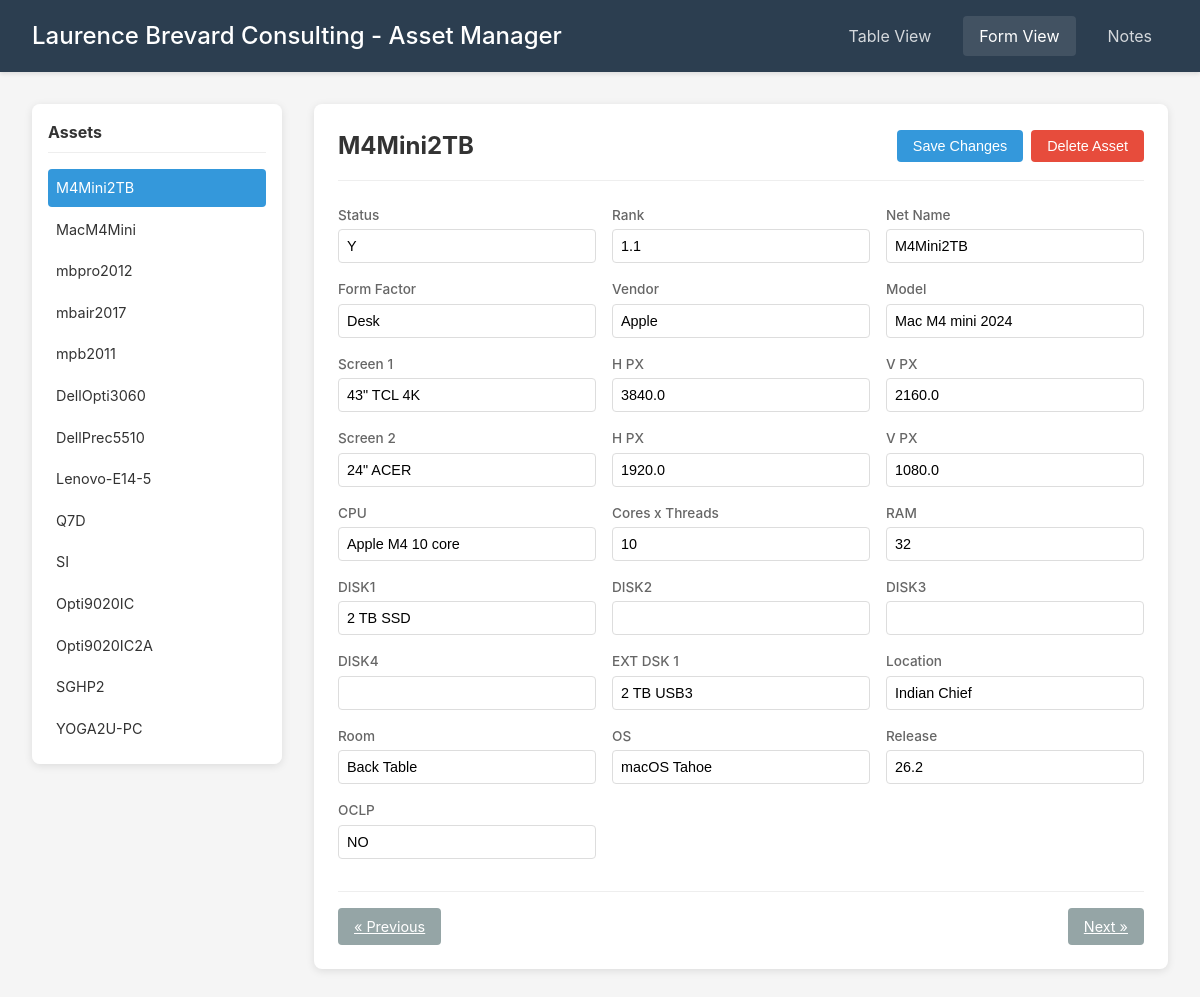
Page /form on the committed database.
### tables this page shows
CREATE TABLE assets (
            id INTEGER PRIMARY KEY AUTOINCREMENT,
            status TEXT,
            rank REAL,
            net_name TEXT,
            form_factor TEXT,
            vendor TEXT,
            model TEXT,
            screen1 TEXT,
            h_px1 REAL,
            v_px1 REAL,
            screen2 TEXT,
            h_px2 REAL,
            v_px2 REAL,
            cpu TEXT,
            cores_threads TEXT,
            ram TEXT,
            disk1 TEXT,
            disk2 TEXT,
            disk3 TEXT,
            disk4 TEXT,
            ext_disk TEXT,
            location TEXT,
            room TEXT,
            os TEXT,
            os_release TEXT,
            oclp TEXT
        );

### app.py (the view)
@app.route('/form')
@app.route('/form/<int:asset_id>')
def form_view(asset_id=None):
    conn = get_db()
    assets = conn.execute('SELECT id, net_name FROM assets ORDER BY rank').fetchall()
    if asset_id is None and assets:
        asset_id = assets[0]['id']
    asset = None
    if asset_id:
        asset = conn.execute('SELECT * FROM assets WHERE id = ?', (asset_id,)).fetchone()
    conn.close()
    columns = get_columns()[1:]  # Exclude id for form fields
    display_columns = get_display_columns()[1:]
    return render_template('form.html', asset=asset, assets=assets, columns=columns,
                         display_columns=display_columns, current_id=asset_id)

### app.py (called while the page is built)
def get_db():
    conn = sqlite3.connect(DATABASE)
    conn.row_factory = sqlite3.Row
    return conn

def get_columns():
    return [
        'id', 'status', 'rank', 'net_name', 'form_factor', 'vendor', 'model',
        'screen1', 'h_px1', 'v_px1', 'screen2', 'h_px2', 'v_px2',
        'cpu', 'cores_threads', 'ram', 'disk1', 'disk2', 'disk3', 'disk4',
        'ext_disk', 'location', 'room', 'os', 'os_release', 'oclp'
    ]

def get_display_columns():
    return [
        'ID', 'Status', 'Rank', 'Net Name', 'Form Factor', 'Vendor', 'Model',
        'Screen 1', 'H PX', 'V PX', 'Screen 2', 'H PX', 'V PX',
        'CPU', 'Cores x Threads', 'RAM', 'DISK1', 'DISK2', 'DISK3', 'DISK4',
        'EXT DSK 1', 'Location', 'Room', 'OS', 'Release', 'OCLP'
    ]

### templates/form.html (shortened to what this page needs)
{% extends "base.html" %}
{% block content %}
<div class="form-container">
    <div class="form-sidebar">
        <h3>Assets</h3>
        <div class="asset-list">
            {% for a in assets %}
            <a href="{{ url_for('form_view', asset_id=a['id']) }}"
               class="asset-item {% if a['id'] == current_id %}active{% endif %}">
                {{ a['net_name'] }}
            </a>
            {% endfor %}
        </div>
    </div>
    <div class="form-main">
        {% if asset %}
        <div class="form-header">
            <h2>{{ asset['net_name'] }}</h2>
            <div class="form-actions">
                <button onclick="saveForm()" class="btn btn-primary">Save Changes</button>
                <button onclick="deleteAsset({{ asset['id'] }})" class="btn btn-danger">Delete Asset</button>
            </div>
        </div>
        <form id="asset-form" data-id="{{ asset['id'] }}">
            <div class="form-grid">
                {% for col, display in zip(columns, display_columns) %}
                <div class="form-group">
                    <label for="{{ col }}">{{ display }}</label>
                    <input type="text" id="{{ col }}" name="{{ col }}"
                           value="{{ asset[col] if asset[col] else '' }}">
                </div>
                {% endfor %}
            </div>
        </form>
        <div class="form-nav">
            {% set prev_asset = none %}
            {% set next_asset = none %}
            {% set found = false %}
            {% for a in assets %}
                {% if found and next_asset is none %}
                    {% set next_asset = a %}
                {% endif %}
                {% if a['id'] == current_id %}
                    {% set found = true %}
                {% endif %}
                {% if not found %}
                    {% set prev_asset = a %}
                {% endif %}
            {% endfor %}
            <a href="{{ url_for('form_view', asset_id=assets[-1]['id']) if assets else '#' }}"
               class="btn btn-secondary">&laquo; Previous</a>
            <a href="{{ url_for('form_view', asset_id=assets[0]['id']) if assets else '#' }}"
               class="btn btn-secondary">Next &raquo;</a>
        </div>
        {% else %}
        <div class="no-asset">
            <p>No assets found. Create one to get started.</p>
            <button onclick="createNewAsset()" class="btn btn-primary">+ Create Asset</button>
        </div>
        {% endif %}
    </div>
</div>
{% endblock %}

### static/style.css (style rules this page uses)
* { box-sizing: border-box; margin: 0; padding: 0; }
body { font-family: -apple-system, BlinkMacSystemFont, 'Segoe UI', Roboto, Oxygen, Ubuntu, sans-serif; background: #f5f5f5; color: #333; line-height: 1.5; }
.btn { padding: 0.5rem 1rem; border: none; border-radius: 4px; cursor: pointer; font-size: 0.9rem; transition: all 0.2s; }
.btn-primary { background: #3498db; color: white; }
.btn-secondary { background: #95a5a6; color: white; }
.btn-danger { background: #e74c3c; color: white; }
.form-container { display: flex; gap: 2rem; max-width: 1400px; }
.form-sidebar { width: 250px; flex-shrink: 0; background: white; border-radius: 8px; box-shadow: 0 2px 8px rgba(0,0,0,0.1); padding: 1rem; max-height: calc(100vh - 140px); overflow-y: auto; }
.form-sidebar h3 { font-size: 1rem; margin-bottom: 1rem; padding-bottom: 0.5rem; border-bottom: 1px solid #eee; }
.asset-list { display: flex; flex-direction: column; gap: 0.25rem; margin-bottom: 1rem; }
.asset-item { padding: 0.5rem; text-decoration: none; color: #333; border-radius: 4px; transition: all 0.2s; font-size: 0.9rem; }
.asset-item.active { background: #3498db; color: white; }
.form-main { flex: 1; background: white; border-radius: 8px; box-shadow: 0 2px 8px rgba(0,0,0,0.1); padding: 1.5rem; }
.form-header { display: flex; justify-content: space-between; align-items: center; margin-bottom: 1.5rem; padding-bottom: 1rem; border-bottom: 1px solid #eee; }
.form-header h2 { font-size: 1.5rem; }
.form-actions { display: flex; gap: 0.5rem; }
.form-grid { display: grid; grid-template-columns: repeat(auto-fill, minmax(250px, 1fr)); gap: 1rem; }
.form-group { display: flex; flex-direction: column; gap: 0.25rem; }
.form-group label { font-size: 0.85rem; font-weight: 500; color: #666; }
.form-group input, .form-group textarea { padding: 0.5rem; border: 1px solid #ddd; border-radius: 4px; font-size: 0.9rem; }
.form-nav { display: flex; justify-content: space-between; margin-top: 2rem; padding-top: 1rem; border-top: 1px solid #eee; }

### rows in the picture
assets: net_name "M4Mini2TB", status "Y" "1.1" "M4Mini2TB" "Desk" "Apple" "Mac M4 mini 2024" "43\" TCL 4K" "3840.0" "2160.0" "24\" ACER" "1920.0" "1080.0" "Apple M4 10 core" "10" "32" "2 TB SSD" "2 TB USB3" "Indian Chief" "Back Table" "macOS Tahoe" "26.2" "NO"
assets: net_name "MacM4Mini"
assets: net_name "mbpro2012"
assets: net_name "mbair2017"
assets: net_name "mpb2011"
assets: net_name "DellOpti3060"
assets: net_name "DellPrec5510"
assets: net_name "Lenovo-E14-5"
assets: net_name "Q7D"
assets: net_name "SI"
assets: net_name "Opti9020IC"
assets: net_name "Opti9020IC2A"
assets: net_name "SGHP2"
assets: net_name "YOGA2U-PC"

### other values in the picture
{{ display }} "Status" "Rank" "Net Name" "Form Factor" "Vendor" "Model" "Screen 1" "H PX" "V PX" "Screen 2" "H PX" "V PX" "CPU" "Cores x Threads" "RAM" "DISK1" "DISK2" "DISK3" "DISK4" "EXT DSK 1" "Location" "Room" "OS" "Release" "OCLP"
